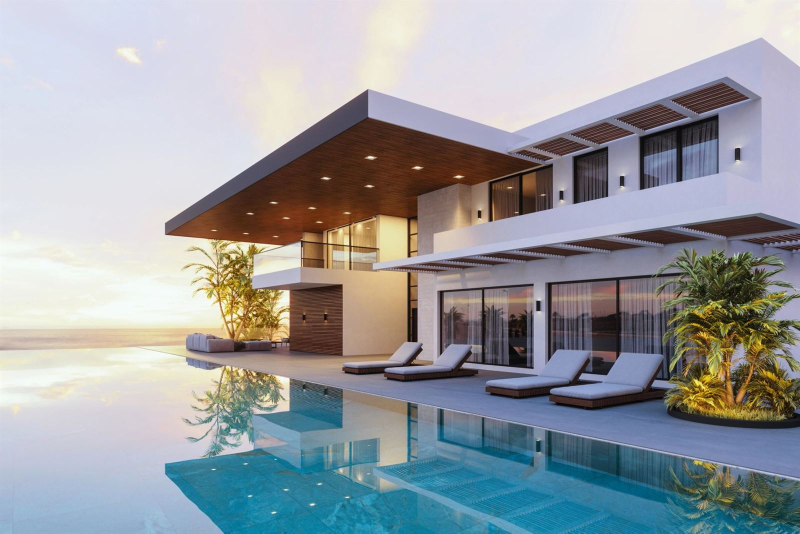
#> input picture assets/img/hero-desert-home.jpg, 1600 x 1067 px (shown at 1/2 size)
$ python build_responsive.py
#> lines starting #> are read from the running program, lines starting #| are printed output that depends on the picture
"""Generate responsive image variants for the site. Run from the repo root:

    python tools/build_responsive.py

Reads the original JPGs in assets/img/ and writes downscaled variants next to
them (never upscales): `{stem}-{width}.jpg` (fallback) and `{stem}-{width}.webp`
(preferred via <picture>). Widths are 480 / 768 / 1200 px plus the original
width. Quality 72 for both formats. Requires Pillow (pip install Pillow).
Re-run after swapping any photo, then check index.html srcsets still match.
"""
import os
from PIL import Image

IMG_DIR = os.path.join(os.path.dirname(os.path.dirname(__file__)),
                       "assets", "img")
JPG_Q, WEBP_Q = 72, 72

# Content photos only: badges/logo stay as-is (tiny, on white plates).
SOURCES = [
    "hero-desert-home.jpg",
    "service-1.jpg", "service-2.jpg", "service-3.jpg",
    "listing-roseworthy-1.jpg",
    "listing-beacon-ridge-1.jpg", "listing-beacon-ridge-2.jpg",
    "listing-beacon-ridge-3.jpg",
    "listing-ailanto-1.jpg", "listing-ailanto-2.jpg", "listing-ailanto-3.jpg",
    "pahrump-pond.jpg",
    "tile-interior.jpg", "tile-exterior.jpg", "tile-handshake.jpg",
    "marci-portrait.jpg",
]

def widths_for(orig_w):
    ws = [480, 768]
    if orig_w > 1000:
        ws.append(1200)
    ws.append(orig_w)
    return sorted({w for w in ws if w <= orig_w})

if __name__ == "__main__":
    for name in SOURCES:
        src = os.path.join(IMG_DIR, name)
        stem, _ = os.path.splitext(name)
        im = Image.open(src).convert("RGB")
#> im is the input picture: PIL image 1600x1067 RGB; mean R, G, B 154.3, 158.3, 162.8
        ow, oh = im.size
#> ow = 1600; oh = 1067
        for w in widths_for(ow):
            h = round(oh * w / ow)
            frame = im if w == ow else im.resize((w, h), Image.LANCZOS)
            if w < ow:  # resized JPG fallback variant
                frame.save(os.path.join(IMG_DIR, f"{stem}-{w}.jpg"),
                           "JPEG", quality=JPG_Q, optimize=True,
                           progressive=True)
            frame.save(os.path.join(IMG_DIR, f"{stem}-{w}.webp"),
                       "WebP", quality=WEBP_Q, method=6)
#> this loop made 4 passes
#> pass 1, `frame = im if w == ow else im.resize((w, h), Image.LANCZOS)`:
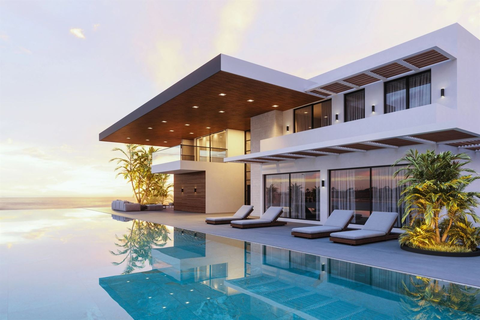
#> frame: PIL image 480x320 RGB; mean R, G, B 154.3, 158.3, 162.8
        print(f"{name} {ow}x{oh} -> {widths_for(ow)}")
#| hero-desert-home.jpg 1600x1067 -> [480, 768, 1200, 1600]
#> pass 2 of the loop `for name in SOURCES:`:
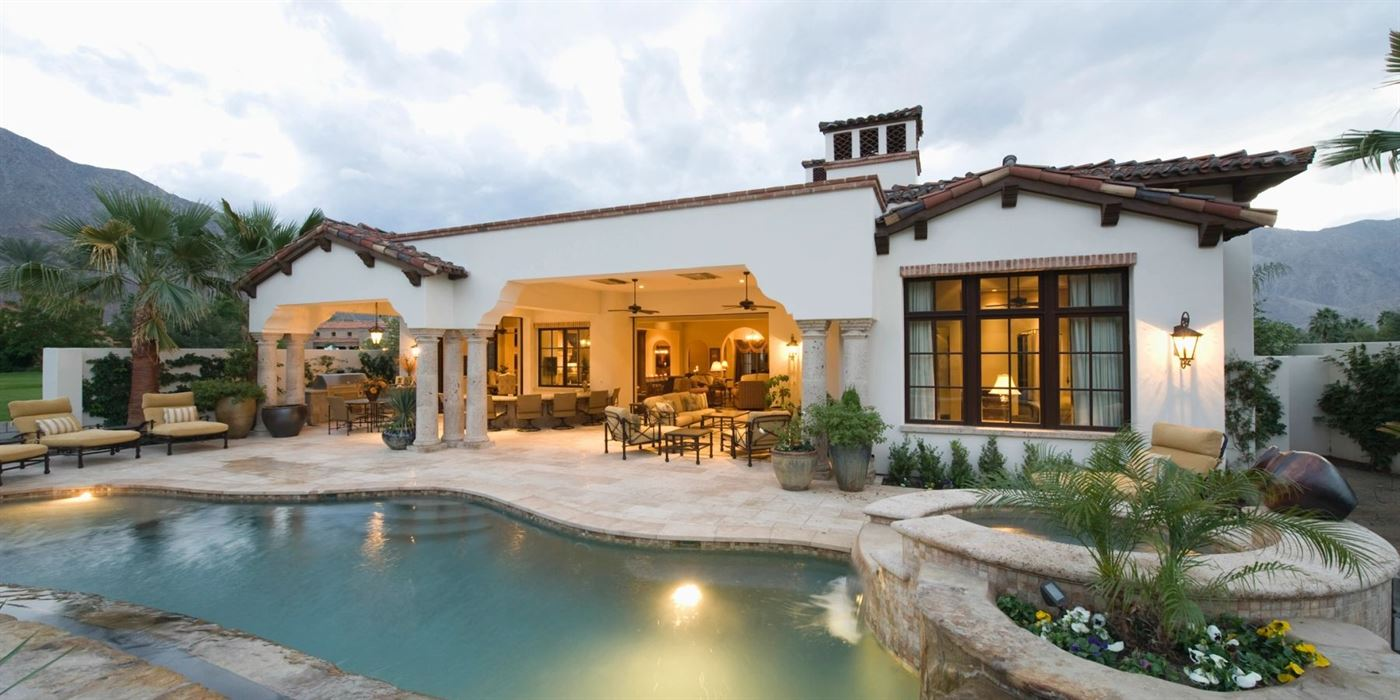
#> input picture assets/img/service-1.jpg, 1400 x 700 px
#> im is the input picture: PIL image 1400x700 RGB; mean R, G, B 151.7, 151.7, 143.6
#> the loop `for w in widths_for(ow):` made 4 passes
#> pass 1, `frame = im if w == ow else im.resize((w, h), Image.LANCZOS)`:
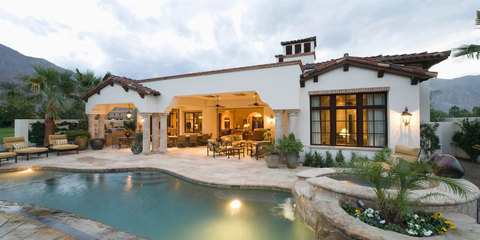
#> frame: PIL image 480x240 RGB; mean R, G, B 151.7, 151.7, 143.6
#| service-1.jpg 1400x700 -> [480, 768, 1200, 1400]
#> (the run stopped early here; a loop or call above may not have finished)
